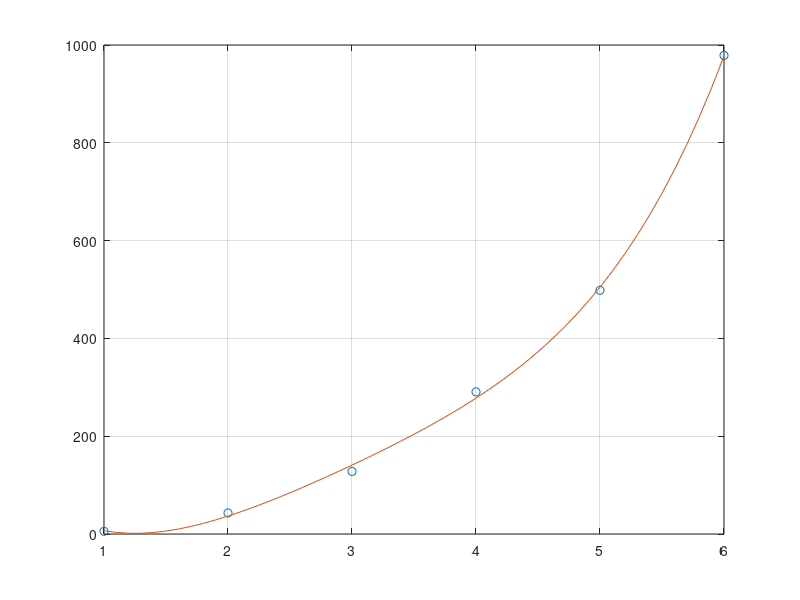

Write MATLAB code to recreate this figure.
x = [1 2 3 4 5 6]; y = [5.5 43.1 128 290.7 498.4 978.67];  %data
p = polyfit(x,y,4);   %get the polynomial
disp(p)
% Compute the values of the polyfit estimate over a finer range, 
% and plot the estimate over the real data values for comparison:
x2 = 1:.1:6;          
y2 = polyval(p,x2);
plot(x,y,'o',x2,y2)
grid on